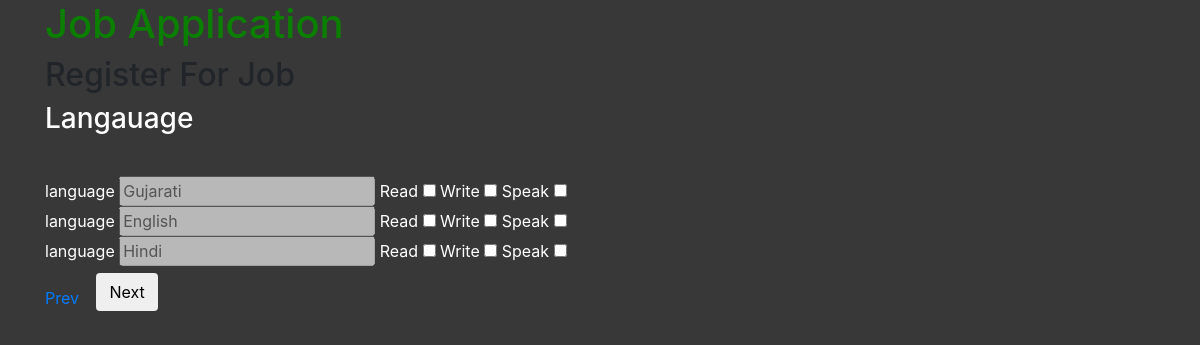
Page /langaugeupdate/1 on the committed database.
### JobApplicationApp/models.py (models this page shows, shortened)
class LanguagesKnown(models.Model):
    form_id = models.ForeignKey(BasicDetails, on_delete=models.CASCADE)
    langauage = models.CharField(max_length=30)
    isread = models.BooleanField()
    isspeak = models.BooleanField()
    iswrite = models.BooleanField()

### JobApplicationApp/views.py (the view)
# urls.py: path("langaugeupdate/<int:id>", views.langauge_update, name="langaugeupdate"),
def langauge_update(request, id):
    lang = LanguagesKnown.objects.filter(form_id = id)
    context = { "language": lang, "updateid": id}
    return render(request, "language.html", context)

### templates/JobApplicationApp/language.html (shortened to what this page needs)
{% extends "base.html" %}
{% block body %}
<h1> Job Application </h1>
<h2> Register For Job </h2>
{% if updateid %}
    <form method="post" action={% url "langaugeupdatedata" id=updateid %}>
{% else %}
    <form method="post" action={% url "languagesubmit" %}>
{% endif %}
    <h3>Langauage</h3>
    <div class="components" id="3">
        {% if updateid or backid %}
        {% for obj in  language %}
        <div class="comformLanguage">
            {% if obj.langauage %}
            <lable for="langauage"> language </lable><input disabled value={{obj.langauage}} name="languages" >
            <lable for="isread"> Read </lable><input type="checkbox" {% if obj.isread == True %} checked {% endif %} name={{"isread_"|add:obj.langauage}} >
            <lable for="isspeak"> Write  </lable><input type="checkbox" {% if obj.isspeak == True %} checked {% endif %} name={{"isspeak_"|add:obj.langauage}} >
            <lable for="iswrite"> Speak </lable><input type="checkbox" {% if obj.iswrite %} checked {% endif %} name={{"iswrite_"|add:obj.langauage}} >
            {% endif %}
        </div>
        {% endfor%}
        {% else %}
        <div class="comformLanguage">
            {{language}}
        </div>
        {% endif %}
    </div>
    <div class="btndiv">
        <a href={% url "exprienceback" %}>Prev</a>
        <p class="btn"><button type="submit" name="next" class="btn">Next</button></p>
    </div>
</form>
{% endblock body %}

### static/css/JobApplicationApp/css/style.css (style rules this page uses)
.comformLanguage { width: 650px; }
h1 { color:rgb(11, 128, 0); }
.components { margin-top: 40px; }
body { background-color: rgb(57, 56, 56); }
body form { color:white; }

### rows in the picture
LanguagesKnown: languages "Gujarati"
LanguagesKnown: languages "English"
LanguagesKnown: languages "Hindi"
